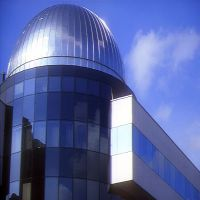
#> input picture static/20.jpg, 200 x 200 px, found by its file name
$ jupyter execute --allow-errors CIBR_indexation_Amira_Roua.ipynb   (shell and % lines are left out)
#> lines starting #> are read from the running program, lines starting #| are printed output that depends on the picture
[cell 1]
from google.colab import drive
drive.mount('/content/drive')

[cell 2]
import cv2
import os
import sys

import numpy as np
from matplotlib import pyplot as plt
from PIL import Image
import tarfile
import math

[cell 3]
# function to get the image
def openImage(folder,filename):
	return cv2.imread(os.path.join(folder,filename))

[cell 4]
# Specify the path to the zipped folder in Google Drive
tar_path = '/content/drive/MyDrive/bibimage.tar.gz'

# Specify the destination folder where you want to extract the contents
extract_path = '/content/drive/MyDrive'

# Create the destination folder if it doesn't exist
os.makedirs(extract_path, exist_ok=True)

#> (the rest of this cell did not finish here and is left out)

[cell 5]
# Get the RGB Histograms
def getHistImage(img):
	histBlue = cv2.calcHist([img],[0],None,[16],[0,256])
	histGreen = cv2.calcHist([img],[1],None,[16],[0,256])
	histRed = cv2.calcHist([img],[2],None,[16],[0,256])
	return [histBlue, histGreen, histRed]

[cell 6]
#image1=openImage('/content/drive/MyDrive/BE','01.jpg')

[cell 7]
#getHistImage(image1)

[cell 8]
%cd /content/drive/MyDrive/BE

# **Premier Outil**

**Histogramme de couleur**

[cell 9]
path = "/content/drive/MyDrive/BE"
#> (the rest of this cell did not finish here and is left out)

**Descripteur de texture**

[cell 10]
import cv2
# Charger une image
path = "/content/drive/MyDrive/BE"
#> (the rest of this cell did not finish here and is left out)

**Calculer descripteur de l'image en entree**

[cell 11]
def calculate_texture_descriptor(image):

  gray_image = cv2.cvtColor(image, cv2.COLOR_BGR2GRAY)

  fourier_transform = np.fft.fft2(gray_image)

  amplitude_spectrum = np.abs(fourier_transform)

  blocks = np.array_split(amplitude_spectrum[:gray_image.shape[0]//2, :], 6, axis=1)

  subblocks = [np.array_split(block, 3, axis=1) for block in blocks]

  flattened_subblocks = [subblock for block in subblocks for subblock in block]

  log_energy_results = []
  for block in flattened_subblocks:
      energy = np.mean(np.square(np.log(1 + block)))
      log_energy_results.append(energy)

  return log_energy_results

[cell 12]
def calculate_histogram(image):
  for i in range(3):
        hist = cv2.calcHist([image[..., i]], [0], None, [64], [0, 256])
  return hist

**distance entre histogramme**

[cell 13]
def euclidean_distance(hist1, hist2):

    return np.linalg.norm(hist1 - hist2)

**distance entre descripteurs de texture**

[cell 14]
def manhattan_distance(list1, list2):
    """
    Calcule la distance de Manhattan entre deux listes.
    """
    if len(list1) != len(list2):
        raise ValueError("Les listes doivent avoir la même longueur.")
    return sum(abs(a - b) for a, b in zip(list1, list2))

**Comparaison entre image en entree et le reste des images**

[cell 15]
# Load the input image
input_image_path = "/content/drive/MyDrive/BE/20.jpg"
input_image = cv2.imread(input_image_path)
#> input_image is the input picture: shape (200, 200, 3); mean B, G, R 160.4, 102.2, 89.1

# Calculate histogram and texture descriptor for the input image
input_histogram = calculate_histogram(input_image)
#> input_histogram = 64 values, max 1631 at index 20, min 40 at index 0, mean 625
input_texture_descriptor = calculate_texture_descriptor(input_image)
#> in calculate_texture_descriptor, `gray_image = cv2.cvtColor(image, cv2.COLOR_BGR2GRAY)`:
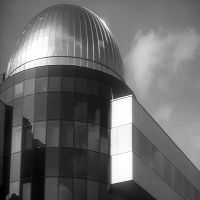
#> gray_image: shape (200, 200); min 0, max 255, mean 104.9
#> in calculate_texture_descriptor, `amplitude_spectrum = np.abs(fourier_transform)`:
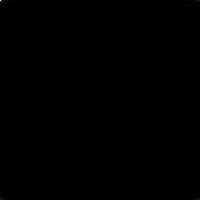
#> amplitude_spectrum: shape (200, 200) float64; min 2.25, max 4197641, mean 2507.3; drawn with min black and max white
#> in calculate_texture_descriptor, `blocks = np.array_split(amplitude_spectrum[:gray_image.shape[0]//2, :]..`: blocks = 6 items
#> in calculate_texture_descriptor, `flattened_subblocks = [subblock for block in subblocks for subblock in..`: flattened_subblocks = 18 items
#> the loop in calculate_texture_descriptor, `for block in flattened_subblocks:` made 18 passes
#> energy on passes 1 to 12: 69.17, 60.31, 53.74, 49.55, 46.88, 45.67, 43.11, 43.58, 44.8, 44.46, 46.5, 47.59
#> after the loop in calculate_texture_descriptor, `for block in flattened_subblocks:`: log_energy_results = [69.17, 60.31, 53.74, 49.55, 46.88, 45.67, 43.11, 43.58, 44.8, 44.46, 46.5, 47.59, 47.67, 49.97, 52.15, 55.26, 56.38, 63.23]
#> input_texture_descriptor has the same summary as log_energy_results in calculate_texture_descriptor

# Folder containing other BE images
be_folder_path = "/content/drive/MyDrive/BE"
#> (the rest of this cell did not finish here and is left out)

$ run again, with static/01.jpg copied over static/20.jpg
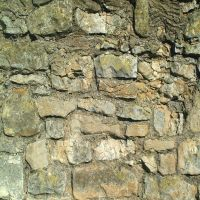
#> input picture static/01.jpg, 200 x 200 px, found by its file name
#> input_image is the input picture: shape (200, 200, 3); mean B, G, R 112.3, 145.7, 150
#> input_histogram = 64 values, max 1583 at index 40, min 3 at index 0, mean 625
#> in calculate_texture_descriptor, `gray_image = cv2.cvtColor(image, cv2.COLOR_BGR2GRAY)`:
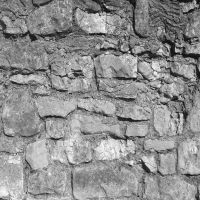
#> gray_image: shape (200, 200); min 1, max 252, mean 143.2
#> blocks = 6 items
#> flattened_subblocks = 18 items
#> the loop in calculate_texture_descriptor, `for block in flattened_subblocks:` made 18 passes
#> energy on passes 1 to 8: 79.29, 71.55, 67.15, 64.5, 61.98, 60.36, 58.46, 57.3
#> after the loop in calculate_texture_descriptor, `for block in flattened_subblocks:`: log_energy_results = [79.29, 71.55, 67.15, 64.5, 61.98, 60.36, 58.46, 57.3, 57, 57.76, 58.92, 60.34, 62.25, 65.12, 68.72, 71.81, 75.02, 79.9]
#> input_texture_descriptor has the same summary as log_energy_results in calculate_texture_descriptor

$ run again, with static/02.jpg copied over static/20.jpg
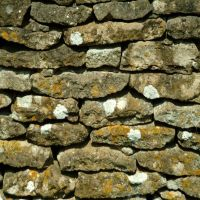
#> input picture static/02.jpg, 200 x 200 px, found by its file name
#> input_image is the input picture: shape (200, 200, 3); mean B, G, R 69.9, 105.6, 113
#> input_histogram = 64 values, max 1292 at index 29, min 54 at index 62, mean 625
#> in calculate_texture_descriptor, `gray_image = cv2.cvtColor(image, cv2.COLOR_BGR2GRAY)`:
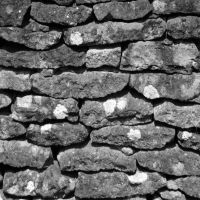
#> gray_image: shape (200, 200); min 0, max 254, mean 103.7
#> blocks = 6 items
#> flattened_subblocks = 18 items
#> the loop in calculate_texture_descriptor, `for block in flattened_subblocks:` made 18 passes
#> energy on passes 1 to 8: 84.5, 75.63, 69.74, 65.8, 61.63, 57.69, 54.96, 53.24
#> after the loop in calculate_texture_descriptor, `for block in flattened_subblocks:`: log_energy_results = [84.5, 75.63, 69.74, 65.8, 61.63, 57.69, 54.96, 53.24, 52.55, 52.39, 52.94, 54.55, 57.6, 61.65, 65.62, 70.04, 75.04, 84.08]
#> input_texture_descriptor has the same summary as log_energy_results in calculate_texture_descriptor

$ run again, with static/03.jpg copied over static/20.jpg
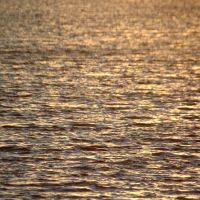
#> input picture static/03.jpg, 200 x 200 px, found by its file name
#> input_image is the input picture: shape (200, 200, 3); mean B, G, R 92.7, 122.8, 153.3
#> input_histogram = 64 values, max 1507 at index 44, min 0 at index 0, mean 625
#> in calculate_texture_descriptor, `gray_image = cv2.cvtColor(image, cv2.COLOR_BGR2GRAY)`:
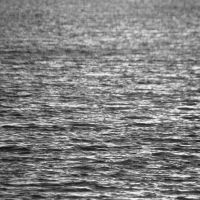
#> gray_image: shape (200, 200); min 12, max 247, mean 128.5
#> blocks = 6 items
#> flattened_subblocks = 18 items
#> the loop in calculate_texture_descriptor, `for block in flattened_subblocks:` made 18 passes
#> energy on passes 1 to 8: 86.4, 72.83, 66.32, 60.08, 55, 50.49, 45.47, 43.67
#> after the loop in calculate_texture_descriptor, `for block in flattened_subblocks:`: log_energy_results = [86.4, 72.83, 66.32, 60.08, 55, 50.49, 45.47, 43.67, 41.7, 42.48, 43.33, 46.33, 51.07, 56.38, 61.57, 67.57, 75.35, 87.42]
#> input_texture_descriptor has the same summary as log_energy_results in calculate_texture_descriptor
